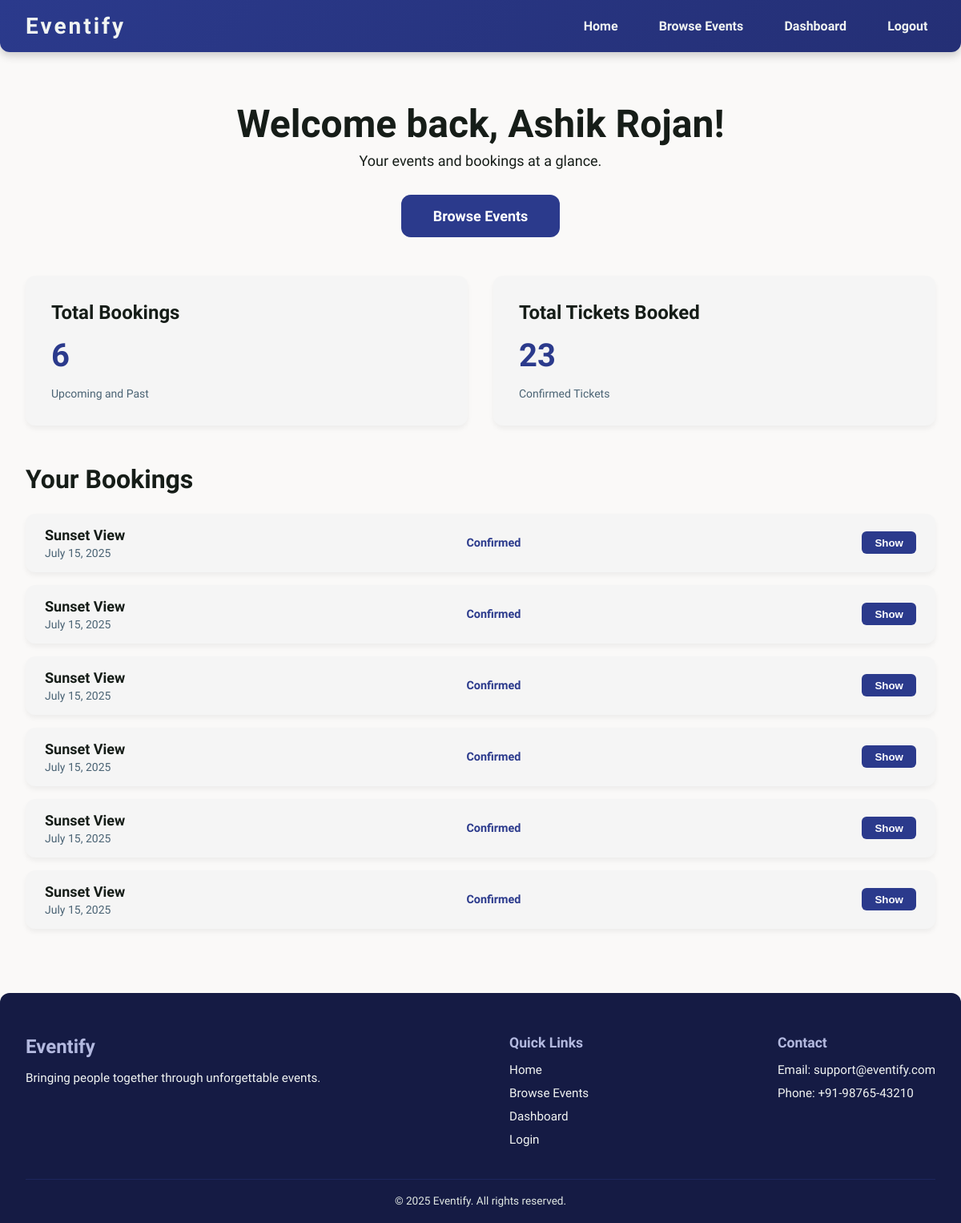
The app's page /Code/dashboard-booker.php (signed in) with its own data.
### tables this page shows
CREATE TABLE `users` (
  `id` int(11) NOT NULL,
  `name` varchar(100) NOT NULL,
  `email` varchar(100) NOT NULL,
  `password` varchar(255) NOT NULL,
  `user_type` enum('ticket_booker','event_organizer','admin') NOT NULL,
  `created_at` timestamp NOT NULL DEFAULT current_timestamp()
);

CREATE TABLE `bookings` (
  `id` int(11) NOT NULL,
  `user_id` int(11) NOT NULL,
  `event_id` int(11) NOT NULL,
  `ticket_count` int(11) DEFAULT 1,
  `status` enum('confirmed','pending','cancelled') DEFAULT 'pending',
  `booked_at` timestamp NOT NULL DEFAULT current_timestamp(),
  `last_updated` timestamp NOT NULL DEFAULT current_timestamp() ON UPDATE current_timestamp(),
  `notes` text DEFAULT NULL
);

CREATE TABLE `events` (
  `id` int(11) NOT NULL,
  `user_id` int(11) DEFAULT NULL,
  `name` varchar(255) DEFAULT NULL,
  `description` text DEFAULT NULL,
  `location` varchar(100) DEFAULT NULL,
  `location_description` text DEFAULT NULL,
  `event_date` date DEFAULT NULL,
  `tickets_available` int(11) DEFAULT 0,
  `tickets_sold` int(11) DEFAULT 0,
  `price` decimal(10,2) DEFAULT NULL,
  `video_path` varchar(255) DEFAULT NULL,
  `created_at` timestamp NOT NULL DEFAULT current_timestamp(),
  `last_modified` datetime DEFAULT current_timestamp() ON UPDATE current_timestamp(),
  `category` varchar(100) NOT NULL DEFAULT 'General'
);

### Code/dashboard-booker.php (the view, shortened to what this page needs)
<?php
require_once 'db.php';
$userId = $_SESSION['user_id'] ?? 0;
$stmt = $conn->prepare("SELECT COUNT(*) AS total FROM bookings WHERE user_id = ?");
$stmt->bind_param("i", $userId);
$stmt->execute();
$result = $stmt->get_result();
$totalBookings = $result->fetch_assoc()['total'] ?? 0;
$stmt = $conn->prepare("SELECT SUM(ticket_count) AS total FROM bookings WHERE user_id = ? AND status = 'confirmed'");
$stmt->bind_param("i", $userId);
$stmt->execute();
$result = $stmt->get_result();
$totalTickets = $result->fetch_assoc()['total'] ?? 0;
$stmt = $conn->prepare("
  SELECT b.id AS booking_id, b.status, e.name AS event_name, e.event_date
  FROM bookings b
  JOIN events e ON b.event_id = e.id
  WHERE b.user_id = ?
  ORDER BY e.event_date DESC
");
$stmt->bind_param("i", $userId);
$stmt->execute();
$bookings = $stmt->get_result()->fetch_all(MYSQLI_ASSOC);
$stmt = $conn->prepare("SELECT name FROM users WHERE id = ?");
$stmt->bind_param("i", $userId);
$stmt->execute();
$userResult = $stmt->get_result();
$user = $userResult->fetch_assoc();
?>
<!DOCTYPE html>
<html lang="en" >
<head>
  <link rel="stylesheet" href="dashboard-booker-styles.css" />
</head>
<body>
  <div class="dashboard-booker-page">
     <header>
    <h1>Eventify</h1>
    <nav>
      <a href="index.php" tabindex="1">Home</a>
      <a href="browse.php" tabindex="2">Browse Events</a>
      <a href="dashboard-router.php" tabindex="3">Dashboard</a>
      <?php if (isset($_SESSION['user_type'])): ?>
        <a href="logout.php" tabindex="4">Logout</a>
      <?php endif; ?>
    </nav>
  </header>
    <main>
      <section class="hero" aria-label="Dashboard Overview">
        <h1>Welcome back, <?= htmlspecialchars( $user['name']) ?>!</h1>
        <p>Your events and bookings at a glance.</p>
        <a href="browse.php" class="btn-primary" role="button">Browse Events</a>
      </section>
      <section class="dashboard-cards" aria-label="User summary">
        <article class="card" tabindex="0">
          <h3>Total Bookings</h3>
          <p class="metric" aria-live="polite"><?= $totalBookings ?></p>
          <p class="caption">Upcoming and Past</p>
        </article>
        <article class="card" tabindex="0">
          <h3>Total Tickets Booked</h3>
            <p class="metric" aria-live="polite"><?= $totalTickets ?></p>
            <p class="caption">Confirmed Tickets</p>
        </article>
      </section>
      <section class="bookings-section" aria-label="List of recent bookings">
        <h2>Your Bookings</h2>
        <ul class="bookings-list">
          <?php if (empty($bookings)): ?>
            <li>No bookings yet.</li>
          <?php else: ?>
            <?php foreach ($bookings as $booking): ?>
              <li class="booking-item" tabindex="0">
                <div class="booking-detail">
                  <span class="booking-event"><?= htmlspecialchars($booking['event_name']) ?></span>
                  <span class="booking-date"><?= date('F j, Y', strtotime($booking['event_date'])) ?></span>
                </div>
               <span class="booking-status <?= $booking['status'] === 'cancelled' ? 'cancelled' : '' ?>">
                  <?= ucfirst($booking['status']) ?>
                </span>
                <?php if ($booking['status'] === 'confirmed'): ?>
                  <form action="cancel-confirm.php" method="GET" style="display:inline;">
                    <button type="submit" class="btn-cancel">Show</button>
                  </form>
                <?php endif; ?>
              </li>
            <?php endforeach; ?>
          <?php endif; ?>
        </ul>
      </section>
    </main>
  </div>
     <footer class="site-footer">
      <div class="footer-content">
        <div class="footer-brand">
          <h3>Eventify</h3>
          <p>Bringing people together through unforgettable events.</p>
        </div>
        <div class="footer-links">
          <h4>Quick Links</h4>
          <ul>
            <li><a href="index.php">Home</a></li>
            <li><a href="browse.php">Browse Events</a></li>
            <li><a href="dashboard-router.php">Dashboard</a></li>
            <li><a href="login.php">Login</a></li>
          </ul>
        </div>
        <div class="footer-contact">
          <h4>Contact</h4>
          <p>Email: support@eventify.com</p>
          <p>Phone: +91-98765-43210</p>
        </div>
      </div>
      <div class="footer-bottom">
        <p>&copy; 2025 Eventify. All rights reserved.</p>
      </div>
    </footer>
</body>
</html>

### records on screen
users: name "Ashik Rojan"
bookings: event.name "Sunset View", event.event_date "July 15, 2025", status "Confirmed"
bookings: event.name "Sunset View", event.event_date "July 15, 2025", status "Confirmed"
bookings: event.name "Sunset View", event.event_date "July 15, 2025", status "Confirmed"
bookings: event.name "Sunset View", event.event_date "July 15, 2025", status "Confirmed"
bookings: event.name "Sunset View", event.event_date "July 15, 2025", status "Confirmed"
bookings: event.name "Sunset View", event.event_date "July 15, 2025", status "Confirmed"

### other values on screen
$totalBookings "6"
$totalTickets "23"
